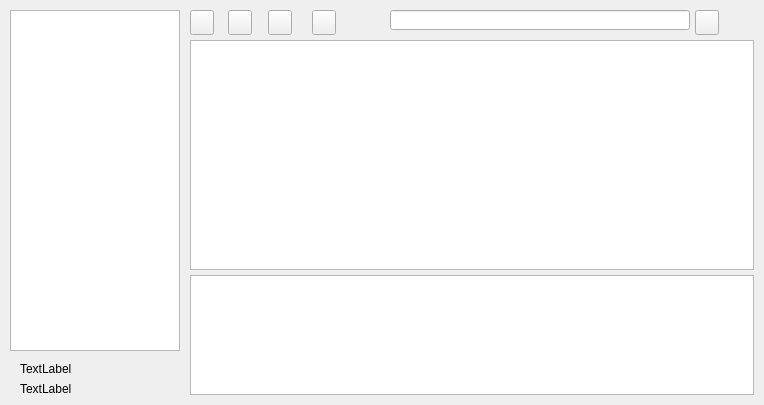
<?xml version="1.0" encoding="UTF-8"?>
<ui version="4.0">
 <class>Form</class>
 <widget class="QWidget" name="Form">
  <property name="geometry">
   <rect>
    <x>0</x>
    <y>0</y>
    <width>764</width>
    <height>405</height>
   </rect>
  </property>
  <property name="windowTitle">
   <string>Form</string>
  </property>
  <widget class="QWidget" name="widgetPhonebookRight" native="true">
   <property name="geometry">
    <rect>
     <x>0</x>
     <y>0</y>
     <width>764</width>
     <height>405</height>
    </rect>
   </property>
   <property name="styleSheet">
    <string notr="true">QWidget#widgetPhonebookRight{ 
border-image:url(Skin/datamainback.png);
}</string>
   </property>
   <widget class="QLineEdit" name="lineEditSearch">
    <property name="geometry">
     <rect>
      <x>390</x>
      <y>10</y>
      <width>300</width>
      <height>20</height>
     </rect>
    </property>
   </widget>
   <widget class="QPushButton" name="pushButtonNew">
    <property name="geometry">
     <rect>
      <x>190</x>
      <y>10</y>
      <width>24</width>
      <height>25</height>
     </rect>
    </property>
    <property name="minimumSize">
     <size>
      <width>24</width>
      <height>25</height>
     </size>
    </property>
    <property name="maximumSize">
     <size>
      <width>24</width>
      <height>25</height>
     </size>
    </property>
    <property name="cursor">
     <cursorShape>PointingHandCursor</cursorShape>
    </property>
    <property name="styleSheet">
     <string notr="true">QPushButton{ 
border-image:url(Skin/NewContact_1.png);
}
QPushButton:pressed{ 
border-image:url(Skin/NewContact_3.png);
}
QPushButton:hover{
border-image:url(Skin/NewContact_4.png);
}
QPushButton:disabled{
border-image:url(Skin/NewContact_2.png);
}</string>
    </property>
    <property name="text">
     <string/>
    </property>
   </widget>
   <widget class="QPushButton" name="pushButtonSMS">
    <property name="geometry">
     <rect>
      <x>312</x>
      <y>10</y>
      <width>24</width>
      <height>25</height>
     </rect>
    </property>
    <property name="minimumSize">
     <size>
      <width>24</width>
      <height>25</height>
     </size>
    </property>
    <property name="maximumSize">
     <size>
      <width>24</width>
      <height>25</height>
     </size>
    </property>
    <property name="cursor">
     <cursorShape>PointingHandCursor</cursorShape>
    </property>
    <property name="styleSheet">
     <string notr="true">QPushButton{ 
border-image:url(Skin/PBNewSms_1.png);
}
QPushButton:pressed{ 
border-image:url(Skin/PBNewSms_3.png);
}
QPushButton:hover{
border-image:url(Skin/PBNewSms_4.png);
}
QPushButton:disabled{
border-image:url(Skin/PBNewSms_2.png);
}</string>
    </property>
    <property name="text">
     <string/>
    </property>
   </widget>
   <widget class="QPushButton" name="pushButtonEdit">
    <property name="geometry">
     <rect>
      <x>228</x>
      <y>10</y>
      <width>24</width>
      <height>25</height>
     </rect>
    </property>
    <property name="minimumSize">
     <size>
      <width>24</width>
      <height>25</height>
     </size>
    </property>
    <property name="maximumSize">
     <size>
      <width>24</width>
      <height>25</height>
     </size>
    </property>
    <property name="cursor">
     <cursorShape>PointingHandCursor</cursorShape>
    </property>
    <property name="styleSheet">
     <string notr="true">QPushButton{ 
border-image:url(Skin/EditContact_1.png);
}
QPushButton:pressed{ 
border-image:url(Skin/EditContact_3.png);
}
QPushButton:hover{
border-image:url(Skin/EditContact_4.png);
}
QPushButton:disabled{
border-image:url(Skin/EditContact_2.png);
}</string>
    </property>
    <property name="text">
     <string/>
    </property>
   </widget>
   <widget class="QPushButton" name="pushButtonDelete">
    <property name="geometry">
     <rect>
      <x>268</x>
      <y>10</y>
      <width>24</width>
      <height>25</height>
     </rect>
    </property>
    <property name="minimumSize">
     <size>
      <width>24</width>
      <height>25</height>
     </size>
    </property>
    <property name="maximumSize">
     <size>
      <width>24</width>
      <height>25</height>
     </size>
    </property>
    <property name="cursor">
     <cursorShape>PointingHandCursor</cursorShape>
    </property>
    <property name="styleSheet">
     <string notr="true">QPushButton{ 
border-image:url(Skin/DeleteContact_1.png);
}
QPushButton:pressed{ 
border-image:url(Skin/DeleteContact_3.png);
}
QPushButton:hover{
border-image:url(Skin/DeleteContact_4.png);
}
QPushButton:disabled{
border-image:url(Skin/DeleteContact_2.png);
}</string>
    </property>
    <property name="text">
     <string/>
    </property>
   </widget>
   <widget class="QPushButton" name="pushButtonSearchPhone">
    <property name="geometry">
     <rect>
      <x>695</x>
      <y>10</y>
      <width>24</width>
      <height>25</height>
     </rect>
    </property>
    <property name="minimumSize">
     <size>
      <width>24</width>
      <height>25</height>
     </size>
    </property>
    <property name="maximumSize">
     <size>
      <width>24</width>
      <height>25</height>
     </size>
    </property>
    <property name="cursor">
     <cursorShape>PointingHandCursor</cursorShape>
    </property>
    <property name="styleSheet">
     <string notr="true">QPushButton{ 
border-image:url(Skin/Search_1.png);
}
QPushButton:pressed{ 
border-image:url(Skin/Search_3.png);
}
QPushButton:hover{
border-image:url(Skin/Search_4.png);
}
QPushButton:disabled{
border-image:url(Skin/Search_2.png);
}</string>
    </property>
    <property name="text">
     <string/>
    </property>
   </widget>
   <widget class="QTreeView" name="treeViewPhonebook">
    <property name="geometry">
     <rect>
      <x>10</x>
      <y>10</y>
      <width>170</width>
      <height>341</height>
     </rect>
    </property>
   </widget>
   <widget class="QTableView" name="tableViewPhonebook">
    <property name="geometry">
     <rect>
      <x>190</x>
      <y>40</y>
      <width>564</width>
      <height>230</height>
     </rect>
    </property>
   </widget>
   <widget class="QTextBrowser" name="textBrowserContact">
    <property name="geometry">
     <rect>
      <x>190</x>
      <y>275</y>
      <width>564</width>
      <height>120</height>
     </rect>
    </property>
    <property name="styleSheet">
     <string notr="true">QTextBrowser{
color: rgb(69, 69, 69);
}
</string>
    </property>
   </widget>
   <widget class="QLabel" name="labelPCCapacity">
    <property name="geometry">
     <rect>
      <x>20</x>
      <y>360</y>
      <width>141</width>
      <height>18</height>
     </rect>
    </property>
    <property name="text">
     <string>TextLabel</string>
    </property>
   </widget>
   <widget class="QLabel" name="labelSIMCapacity">
    <property name="geometry">
     <rect>
      <x>20</x>
      <y>380</y>
      <width>141</width>
      <height>18</height>
     </rect>
    </property>
    <property name="text">
     <string>TextLabel</string>
    </property>
   </widget>
  </widget>
 </widget>
 <resources/>
 <connections/>
</ui>
